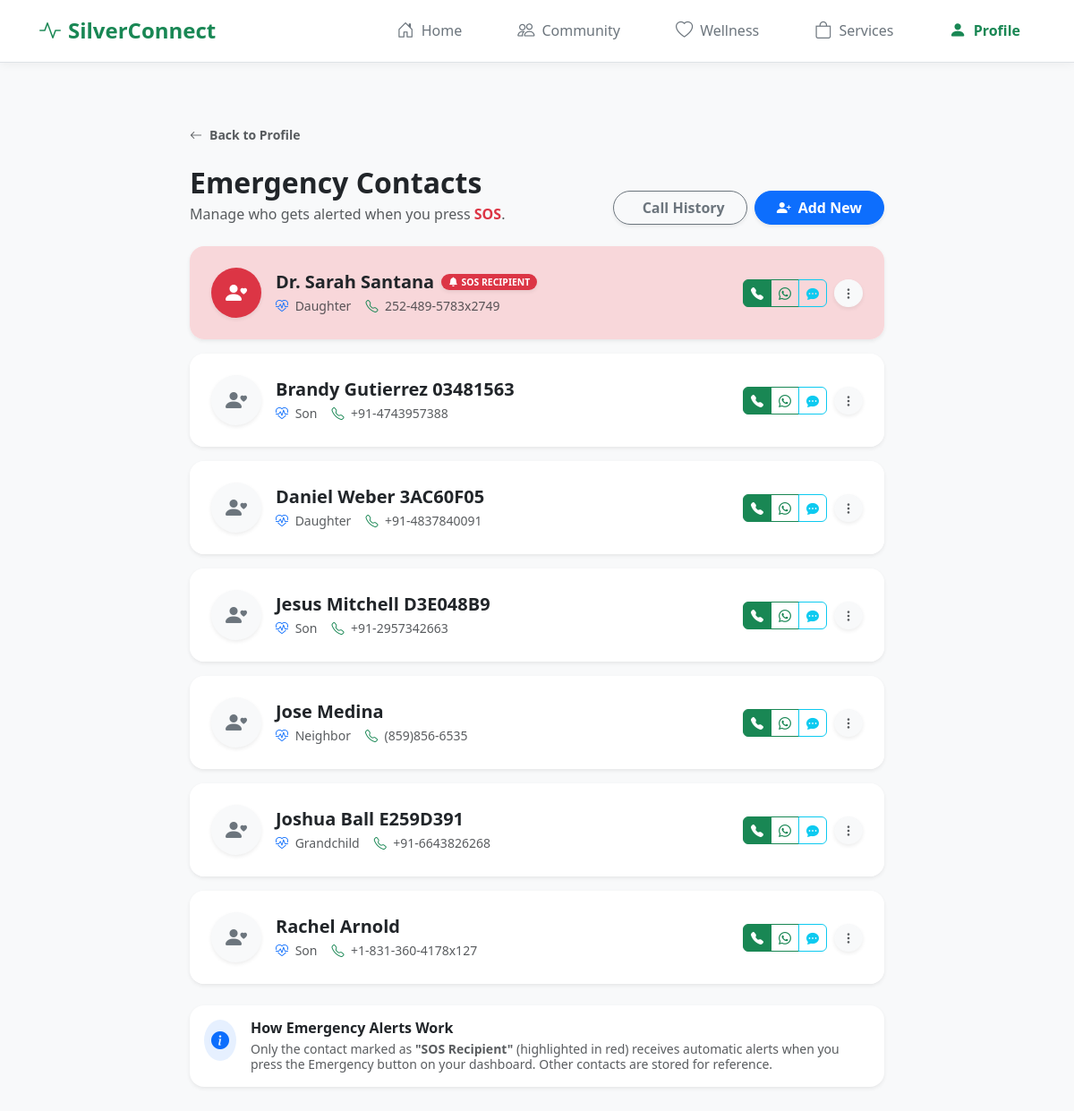
Screenshot of /profile/contacts/ (signed in) with the database file from the repository.
### base/models.py (models this page shows, shortened)
class EmergencyContact(models.Model):
    RELATIONSHIP_CHOICES = [
        ('Daughter', 'Daughter'), ('Son', 'Son'),
        ('Spouse', 'Spouse'), ('Doctor', 'Doctor'),
        ('Neighbor', 'Neighbor'), ('Other', 'Other')
    ]
    user = models.ForeignKey(User, on_delete=models.CASCADE, related_name='emergency_contacts')
    name = models.CharField(max_length=100)
    relationship = models.CharField(max_length=50, choices=RELATIONSHIP_CHOICES)
    phone_number = models.CharField(max_length=20)
    is_primary = models.BooleanField(default=False, help_text="This contact receives SOS alerts")
    class Meta:
        ordering = ['-is_primary', 'name']

### base/views.py (the view)
# urls.py: path('profile/contacts/', views.manage_emergency_contacts, name='manage_emergency_contacts'),
@login_required
def manage_emergency_contacts(request):
    contacts = EmergencyContact.objects.filter(user=request.user)
    return render(request, 'profile/contacts.html', {'contacts': contacts})

### base/templates/profile/contacts.html (shortened to what this page needs)
{% extends 'base.html' %}
{% load static %}
{% block content %}
<div class="container py-5" style="max-width: 800px;">
    <a href="{% url 'profile_view' %}" class="text-decoration-none text-muted mb-4 d-inline-flex align-items-center hover-arrow fw-semibold small">
        <i class="bi bi-arrow-left me-2"></i> Back to Profile
    </a>
    <div class="d-flex justify-content-between align-items-end mb-4">
        <div>
            <h2 class="fw-bold text-dark mb-1">Emergency Contacts</h2>
            <p class="text-muted mb-0">Manage who gets alerted when you press <span class="text-danger fw-bold">SOS</span>.</p>
        </div>
        <div class="d-flex gap-2">
            <a href="{% url 'call_history' %}" class="btn btn-outline-secondary rounded-pill shadow-sm px-4 fw-bold hover-scale">
                Call History
            </a>
            <a href="{% url 'add_emergency_contact' %}" class="btn btn-primary rounded-pill shadow-sm px-4 fw-bold hover-scale">
                <i class="bi bi-person-plus-fill me-2"></i>Add New
            </a>
        </div>
    </div>
    {% if contacts %}
    <div class="d-flex flex-column gap-3">
        {% for contact in contacts %}
        <div class="card border-0 shadow-sm rounded-4 overflow-hidden contact-card {% if contact.is_primary %}border-danger border-2{% endif %}">
            <div class="card-body p-4 d-flex align-items-center justify-content-between {% if contact.is_primary %}bg-danger-subtle bg-opacity-10{% else %}bg-white{% endif %}">
                <div class="d-flex align-items-center">
                    <div class="rounded-circle me-3 shadow-sm d-flex align-items-center justify-content-center flex-shrink-0
                        {% if contact.is_primary %}bg-danger text-white{% else %}bg-light text-secondary{% endif %}"
                        style="width: 56px; height: 56px;">
                        <i class="bi bi-person-heart fs-4"></i>
                    </div>
                    <div>
                        <div class="d-flex align-items-center flex-wrap gap-2">
                            <h5 class="fw-bold mb-0 text-dark">{{ contact.name }}</h5>
                            {% if contact.is_primary %}
                            <span class="badge bg-danger rounded-pill shadow-sm px-2 py-1" style="font-size: 0.65rem;">
                                <i class="bi bi-bell-fill me-1"></i>SOS RECIPIENT
                            </span>
                            {% endif %}
                        </div>
                        <div class="text-muted small mt-1 d-flex flex-wrap gap-3">
                            <span><i class="bi bi-heart-pulse text-primary me-1"></i> {{ contact.relationship }}</span>
                            <span class="text-nowrap"><i class="bi bi-telephone text-success me-1"></i> {{ contact.phone_number }}</span>
                        </div>
                    </div>
                </div>
                <div class="d-flex gap-2 align-items-center">
                    <div class="btn-group" role="group">
                        <a href="tel:{{ contact.phone_number }}"
                           onclick="logContactCall('{{ contact.id }}', '{{ contact.phone_number }}', 'PHONE_CALL')"
                           class="btn btn-sm btn-success rounded-start fw-bold"
                           title="Make a phone call">
                            <i class="bi bi-telephone-fill"></i>
                        </a>
                        <a href="https://wa.me/{{ contact.phone_number|slice:'3:' }}?text=Hello"
                           target="_blank"
                           onclick="logContactCall('{{ contact.id }}', '{{ contact.phone_number }}', 'WHATSAPP')"
                           class="btn btn-sm btn-outline-success fw-bold"
                           title="Send a WhatsApp message">
                            <i class="bi bi-whatsapp"></i>
                        </a>
                        <a href="sms:{{ contact.phone_number }}"
                           onclick="logContactCall('{{ contact.id }}', '{{ contact.phone_number }}', 'SMS')"
                           class="btn btn-sm btn-outline-info rounded-end fw-bold"
                           title="Send an SMS message">
                            <i class="bi bi-chat-dots-fill"></i>
                        </a>
                    </div>
                    <div class="dropdown">
                        <button class="btn btn-light btn-sm rounded-circle text-muted shadow-sm" type="button" data-bs-toggle="dropdown" aria-expanded="false">
                            <i class="bi bi-three-dots-vertical"></i>
                        </button>
                    </div>
                </div>
            </div>
        </div>
        {% endfor %}
    </div>
    {% endif %}
    <div class="alert alert-light border-0 shadow-sm rounded-4 d-flex align-items-start mt-4 p-3 bg-white">
        <div class="bg-primary bg-opacity-10 text-primary p-2 rounded-circle me-3 flex-shrink-0">
            <i class="bi bi-info-circle-fill fs-5"></i>
        </div>
        <div>
            <h6 class="fw-bold text-dark mb-1 text-sm">How Emergency Alerts Work</h6>
            <p class="mb-0 small text-muted lh-sm">
                Only the contact marked as <strong>"SOS Recipient"</strong> (highlighted in red) receives automatic alerts when you press the Emergency button on your dashboard. Other contacts are stored for reference.
            </p>
        </div>
    </div>
</div>
{% endblock %}

### templates/base.html (shortened to what this page needs)
<!DOCTYPE html>
<html lang="en">
<head>
    <link href="https://cdn.jsdelivr.net/npm/bootstrap@5.3.0/dist/css/bootstrap.min.css" rel="stylesheet">
    <link href="https://cdn.jsdelivr.net/npm/bootstrap-icons@1.10.5/font/bootstrap-icons.css" rel="stylesheet">
</head>
<body>
<div class="app-container">
    {% if user.is_authenticated %}
    <nav class="navbar fixed-bottom responsive-nav">
        <div class="container-fluid container-fluid-nav justify-content-between">
            <a href="{% url 'home_dashboard' %}" class="desktop-brand">
                <i class="bi bi-activity me-2"></i>SilverConnect
            </a>
            <div class="d-flex w-100 justify-content-between align-items-end nav-wrapper justify-content-lg-end">
                <a href="{% url 'home_dashboard' %}" class="nav-link {% if request.resolver_match.url_name == 'home_dashboard' %}active{% endif %}">
                    <i class="bi bi-house-door{% if request.resolver_match.url_name == 'home_dashboard' %}-fill{% endif %}"></i>
                    <span>Home</span>
                </a>
                <a href="{% url 'community_feed' %}" class="nav-link {% if 'community' in request.path %}active{% endif %}">
                    <i class="bi bi-people{% if 'community' in request.path %}-fill{% endif %}"></i>
                    <span>Community</span>
                </a>
                <a href="{% url 'wellness_tracker' %}" class="nav-link {% if 'wellness' in request.path %}active{% endif %}">
                    <i class="bi bi-heart{% if 'wellness' in request.path %}-pulse-fill{% endif %}"></i>
                    <span>Wellness</span>
                </a>
                <a href="{% url 'services_hub' %}" class="nav-link {% if 'services' in request.path or 'marketplace' in request.path %}active{% endif %}">
                    <i class="bi bi-bag{% if 'services' in request.path or 'marketplace' in request.path %}-fill{% endif %}"></i>
                    <span>Services</span>
                </a>
                <a href="{% url 'profile_view' %}" class="nav-link {% if 'profile' in request.path %}active{% endif %}">
                    <i class="bi bi-person{% if 'profile' in request.path %}-fill{% endif %}"></i>
                    <span>Profile</span>
                </a>
            </div>
        </div>
    </nav>
    {% endif %}
    <main>
        {% block content %}{% endblock %}
    </main>
</div>
</body>
</html>

### templates/base.html (style rules this page uses)
body { background-color: #f4f6f9; font-family: 'Segoe UI', system-ui, -apple-system, sans-serif; min-height: 100vh; display: flex; flex-direction: column; }
.app-container { width: 100%; min-height: 100vh; background: white; display: flex; flex-direction: column; }
main { flex: 1; width: 100%; padding-bottom: 80px; padding-top: 20px; }
.responsive-nav { background: white; border-top: 1px solid #dee2e6; z-index: 1030; transition: all 0.3s ease; }
.nav-link { color: #6c757d; text-align: center; transition: all 0.2s ease; display: flex; flex-direction: column; align-items: center; justify-content: center; font-size: 0.75rem; padding: 0.5rem 0; text-decoration: none; }
.nav-link i { font-size: 1.4rem; margin-bottom: 2px; display: block; }
.nav-link.active { color: #198754; font-weight: 600; }
.desktop-brand { display: none; font-size: 1.5rem; font-weight: 700; color: #198754; text-decoration: none; align-items: center; }
@media (min-width: 992px) { body { background-color: #f8f9fa; padding-bottom: 0; } }
@media (min-width: 992px) { .app-container { max-width: 100%; border-radius: 0; box-shadow: none; background: transparent; } }
@media (min-width: 992px) { main { max-width: 1320px; margin: 0 auto; padding-bottom: 40px; padding-top: 90px; width: 95%; } }
@media (min-width: 992px) { .navbar.fixed-bottom { position: fixed; top: 0; bottom: auto; border-top: none; border-bottom: 1px solid #dee2e6; box-shadow: 0 2px 10px rgba(0,0,0,0.05); padding: 0.75rem 2rem; } }
@media (min-width: 992px) { .container-fluid-nav { max-width: 1320px; margin: 0 auto; display: flex; flex-direction: row; align-items: center; } }
@media (min-width: 992px) { .nav-wrapper { width: auto !important; display: flex; gap: 30px; } }
@media (min-width: 992px) { .nav-link { flex-direction: row; font-size: 1rem; padding: 0.5rem 1rem; gap: 8px; } }
@media (min-width: 992px) { .nav-link i { font-size: 1.2rem; margin-bottom: 0; } }
@media (min-width: 992px) { .nav-link span { display: inline-block; } }
@media (min-width: 992px) { .desktop-brand { display: flex; } }

### base/templates/profile/contacts.html (style rules this page uses)
.hover-arrow { transition: transform 0.2s ease; }
.hover-scale { transition: transform 0.2s ease; }
.contact-card { transition: transform 0.2s ease, box-shadow 0.2s ease; }
.bg-danger-subtle { background-color: #fff5f5; }

### rows the page displays
EmergencyContact: name "Dr. Sarah Santana", is_primary True (drawn), relationship "Daughter", phone_number "252-489-5783x2749"
EmergencyContact: name "Brandy Gutierrez 03481563", relationship "Son", phone_number "+91-4743957388"
EmergencyContact: name "Daniel Weber 3AC60F05", relationship "Daughter", phone_number "+91-4837840091"
EmergencyContact: name "Jesus Mitchell D3E048B9", relationship "Son", phone_number "+91-2957342663"
EmergencyContact: name "Jose Medina", relationship "Neighbor", phone_number "(859)856-6535"
EmergencyContact: name "Joshua Ball E259D391", relationship "Grandchild", phone_number "+91-6643826268"
EmergencyContact: name "Rachel Arnold", relationship "Son", phone_number "+1-831-360-4178x127"
